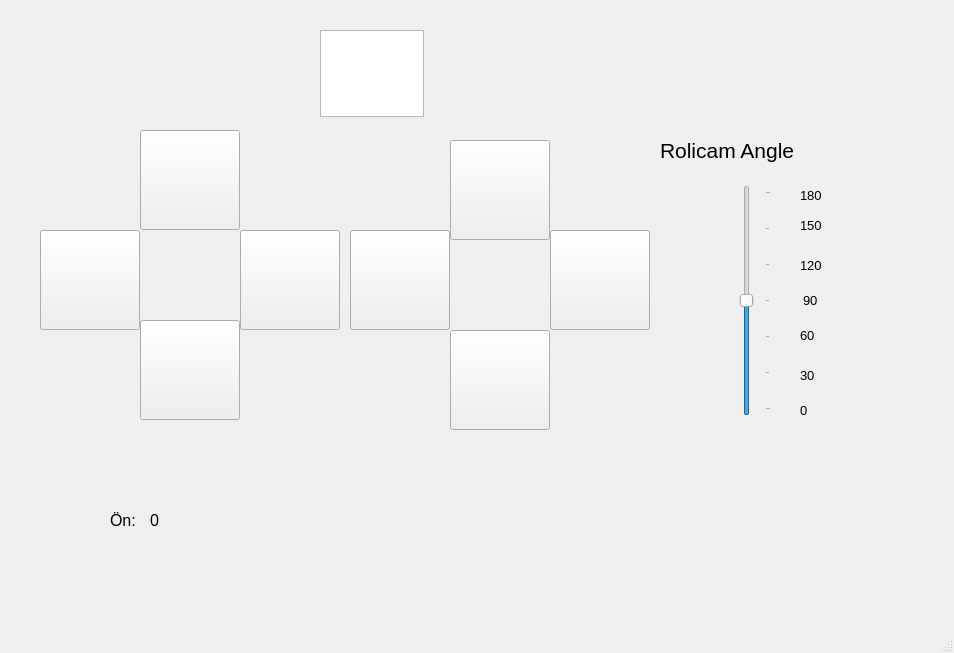
<?xml version="1.0" encoding="UTF-8"?>
<ui version="4.0">
 <class>GROV</class>
 <widget class="QMainWindow" name="GROV">
  <property name="geometry">
   <rect>
    <x>0</x>
    <y>0</y>
    <width>954</width>
    <height>653</height>
   </rect>
  </property>
  <property name="font">
   <font>
    <stylestrategy>PreferDefault</stylestrategy>
    <kerning>true</kerning>
   </font>
  </property>
  <property name="mouseTracking">
   <bool>false</bool>
  </property>
  <property name="windowTitle">
   <string>G-Rov Arayuz</string>
  </property>
  <property name="windowIcon">
   <iconset>
    <normaloff>../../Downloads/grov2.png</normaloff>../../Downloads/grov2.png</iconset>
  </property>
  <widget class="QWidget" name="centralwidget">
   <widget class="QPushButton" name="rovIleriGit">
    <property name="geometry">
     <rect>
      <x>140</x>
      <y>130</y>
      <width>100</width>
      <height>100</height>
     </rect>
    </property>
    <property name="text">
     <string/>
    </property>
    <property name="icon">
     <iconset>
      <normaloff>img/ileri.png</normaloff>img/ileri.png</iconset>
    </property>
    <property name="iconSize">
     <size>
      <width>75</width>
      <height>75</height>
     </size>
    </property>
    <property name="autoDefault">
     <bool>false</bool>
    </property>
   </widget>
   <widget class="QPushButton" name="rovGeriGit">
    <property name="geometry">
     <rect>
      <x>140</x>
      <y>320</y>
      <width>100</width>
      <height>100</height>
     </rect>
    </property>
    <property name="text">
     <string/>
    </property>
    <property name="icon">
     <iconset>
      <normaloff>img/geri.png</normaloff>img/geri.png</iconset>
    </property>
    <property name="iconSize">
     <size>
      <width>75</width>
      <height>75</height>
     </size>
    </property>
    <property name="autoDefault">
     <bool>false</bool>
    </property>
   </widget>
   <widget class="QPushButton" name="rovSagaDon">
    <property name="geometry">
     <rect>
      <x>240</x>
      <y>230</y>
      <width>100</width>
      <height>100</height>
     </rect>
    </property>
    <property name="cursor">
     <cursorShape>WaitCursor</cursorShape>
    </property>
    <property name="text">
     <string/>
    </property>
    <property name="icon">
     <iconset>
      <normaloff>img/sag.png</normaloff>img/sag.png</iconset>
    </property>
    <property name="iconSize">
     <size>
      <width>75</width>
      <height>75</height>
     </size>
    </property>
    <property name="autoDefault">
     <bool>false</bool>
    </property>
   </widget>
   <widget class="QPushButton" name="rovSolaDon">
    <property name="geometry">
     <rect>
      <x>40</x>
      <y>230</y>
      <width>100</width>
      <height>100</height>
     </rect>
    </property>
    <property name="text">
     <string/>
    </property>
    <property name="icon">
     <iconset>
      <normaloff>img/sol.png</normaloff>img/sol.png</iconset>
    </property>
    <property name="iconSize">
     <size>
      <width>75</width>
      <height>75</height>
     </size>
    </property>
    <property name="autoDefault">
     <bool>false</bool>
    </property>
   </widget>
   <widget class="QPushButton" name="rovSagGit">
    <property name="geometry">
     <rect>
      <x>550</x>
      <y>230</y>
      <width>100</width>
      <height>100</height>
     </rect>
    </property>
    <property name="text">
     <string/>
    </property>
    <property name="icon">
     <iconset>
      <normaloff>img/sag.png</normaloff>img/sag.png</iconset>
    </property>
    <property name="iconSize">
     <size>
      <width>75</width>
      <height>75</height>
     </size>
    </property>
    <property name="autoDefault">
     <bool>false</bool>
    </property>
   </widget>
   <widget class="QPushButton" name="rovSolGit">
    <property name="geometry">
     <rect>
      <x>350</x>
      <y>230</y>
      <width>100</width>
      <height>100</height>
     </rect>
    </property>
    <property name="text">
     <string/>
    </property>
    <property name="icon">
     <iconset>
      <normaloff>img/sol.png</normaloff>img/sol.png</iconset>
    </property>
    <property name="iconSize">
     <size>
      <width>75</width>
      <height>75</height>
     </size>
    </property>
    <property name="autoDefault">
     <bool>false</bool>
    </property>
   </widget>
   <widget class="QPushButton" name="rovAsagiGit">
    <property name="geometry">
     <rect>
      <x>450</x>
      <y>330</y>
      <width>100</width>
      <height>100</height>
     </rect>
    </property>
    <property name="text">
     <string/>
    </property>
    <property name="icon">
     <iconset>
      <normaloff>img/geri.png</normaloff>img/geri.png</iconset>
    </property>
    <property name="iconSize">
     <size>
      <width>75</width>
      <height>75</height>
     </size>
    </property>
    <property name="autoDefault">
     <bool>false</bool>
    </property>
   </widget>
   <widget class="QPushButton" name="rovYukariGit">
    <property name="geometry">
     <rect>
      <x>450</x>
      <y>140</y>
      <width>100</width>
      <height>100</height>
     </rect>
    </property>
    <property name="text">
     <string/>
    </property>
    <property name="icon">
     <iconset>
      <normaloff>img/ileri.png</normaloff>img/ileri.png</iconset>
    </property>
    <property name="iconSize">
     <size>
      <width>75</width>
      <height>75</height>
     </size>
    </property>
    <property name="autoDefault">
     <bool>false</bool>
    </property>
   </widget>
   <widget class="QSlider" name="rolicamAngle">
    <property name="geometry">
     <rect>
      <x>730</x>
      <y>185</y>
      <width>41</width>
      <height>231</height>
     </rect>
    </property>
    <property name="acceptDrops">
     <bool>false</bool>
    </property>
    <property name="maximum">
     <number>180</number>
    </property>
    <property name="singleStep">
     <number>30</number>
    </property>
    <property name="pageStep">
     <number>30</number>
    </property>
    <property name="value">
     <number>90</number>
    </property>
    <property name="orientation">
     <enum>Qt::Vertical</enum>
    </property>
    <property name="invertedAppearance">
     <bool>false</bool>
    </property>
    <property name="invertedControls">
     <bool>false</bool>
    </property>
    <property name="tickPosition">
     <enum>QSlider::TicksBelow</enum>
    </property>
    <property name="tickInterval">
     <number>30</number>
    </property>
   </widget>
   <widget class="QLabel" name="label">
    <property name="geometry">
     <rect>
      <x>660</x>
      <y>135</y>
      <width>171</width>
      <height>31</height>
     </rect>
    </property>
    <property name="font">
     <font>
      <pointsize>16</pointsize>
      <stylestrategy>PreferDefault</stylestrategy>
      <kerning>true</kerning>
     </font>
    </property>
    <property name="text">
     <string>Rolicam Angle</string>
    </property>
   </widget>
   <widget class="QLabel" name="label_2">
    <property name="geometry">
     <rect>
      <x>800</x>
      <y>185</y>
      <width>31</width>
      <height>21</height>
     </rect>
    </property>
    <property name="font">
     <font>
      <pointsize>10</pointsize>
      <stylestrategy>PreferDefault</stylestrategy>
      <kerning>true</kerning>
     </font>
    </property>
    <property name="text">
     <string>180</string>
    </property>
   </widget>
   <widget class="QLabel" name="label_3">
    <property name="geometry">
     <rect>
      <x>800</x>
      <y>215</y>
      <width>31</width>
      <height>21</height>
     </rect>
    </property>
    <property name="font">
     <font>
      <pointsize>10</pointsize>
      <stylestrategy>PreferDefault</stylestrategy>
      <kerning>true</kerning>
     </font>
    </property>
    <property name="text">
     <string>150</string>
    </property>
   </widget>
   <widget class="QLabel" name="label_4">
    <property name="geometry">
     <rect>
      <x>800</x>
      <y>255</y>
      <width>31</width>
      <height>21</height>
     </rect>
    </property>
    <property name="font">
     <font>
      <pointsize>10</pointsize>
      <stylestrategy>PreferDefault</stylestrategy>
      <kerning>true</kerning>
     </font>
    </property>
    <property name="text">
     <string>120</string>
    </property>
   </widget>
   <widget class="QLabel" name="label_5">
    <property name="geometry">
     <rect>
      <x>803</x>
      <y>290</y>
      <width>31</width>
      <height>21</height>
     </rect>
    </property>
    <property name="font">
     <font>
      <pointsize>10</pointsize>
      <stylestrategy>PreferDefault</stylestrategy>
      <kerning>true</kerning>
     </font>
    </property>
    <property name="text">
     <string>90</string>
    </property>
   </widget>
   <widget class="QLabel" name="label_6">
    <property name="geometry">
     <rect>
      <x>800</x>
      <y>325</y>
      <width>31</width>
      <height>21</height>
     </rect>
    </property>
    <property name="font">
     <font>
      <pointsize>10</pointsize>
      <stylestrategy>PreferDefault</stylestrategy>
      <kerning>true</kerning>
     </font>
    </property>
    <property name="text">
     <string>60</string>
    </property>
   </widget>
   <widget class="QLabel" name="label_7">
    <property name="geometry">
     <rect>
      <x>800</x>
      <y>365</y>
      <width>31</width>
      <height>21</height>
     </rect>
    </property>
    <property name="font">
     <font>
      <pointsize>10</pointsize>
      <stylestrategy>PreferDefault</stylestrategy>
      <kerning>true</kerning>
     </font>
    </property>
    <property name="text">
     <string>30</string>
    </property>
   </widget>
   <widget class="QLabel" name="label_8">
    <property name="geometry">
     <rect>
      <x>800</x>
      <y>400</y>
      <width>31</width>
      <height>21</height>
     </rect>
    </property>
    <property name="font">
     <font>
      <pointsize>10</pointsize>
      <stylestrategy>PreferDefault</stylestrategy>
      <kerning>true</kerning>
     </font>
    </property>
    <property name="text">
     <string>0</string>
    </property>
   </widget>
   <widget class="QLabel" name="label_9">
    <property name="geometry">
     <rect>
      <x>110</x>
      <y>510</y>
      <width>31</width>
      <height>21</height>
     </rect>
    </property>
    <property name="font">
     <font>
      <pointsize>12</pointsize>
      <stylestrategy>PreferDefault</stylestrategy>
      <kerning>true</kerning>
     </font>
    </property>
    <property name="text">
     <string>Ön:</string>
    </property>
    <property name="textInteractionFlags">
     <set>Qt::LinksAccessibleByMouse</set>
    </property>
   </widget>
   <widget class="QLabel" name="label_10">
    <property name="geometry">
     <rect>
      <x>150</x>
      <y>510</y>
      <width>31</width>
      <height>21</height>
     </rect>
    </property>
    <property name="font">
     <font>
      <pointsize>12</pointsize>
      <stylestrategy>PreferDefault</stylestrategy>
      <kerning>true</kerning>
     </font>
    </property>
    <property name="text">
     <string>0</string>
    </property>
   </widget>
   <widget class="QTextEdit" name="textEdit">
    <property name="geometry">
     <rect>
      <x>320</x>
      <y>30</y>
      <width>104</width>
      <height>87</height>
     </rect>
    </property>
   </widget>
  </widget>
  <widget class="QMenuBar" name="menubar">
   <property name="geometry">
    <rect>
     <x>0</x>
     <y>0</y>
     <width>954</width>
     <height>26</height>
    </rect>
   </property>
  </widget>
  <widget class="QStatusBar" name="statusbar"/>
 </widget>
 <resources/>
 <connections/>
</ui>
